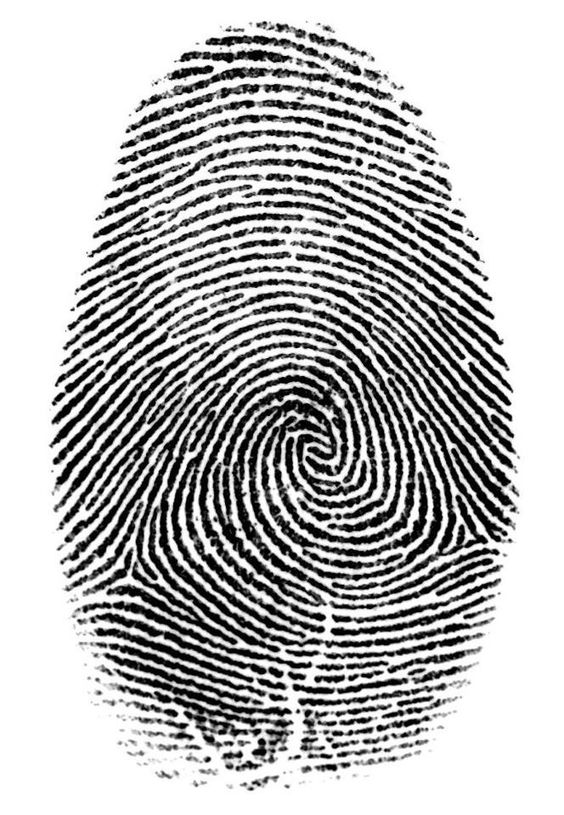
#> input picture openCV - xử lí ảnh/Lithuyet/vantay.jpg, 564 x 815 px
$ python Enrode_phepcoimage.py
#> lines starting #> are read from the running program, lines starting #| are printed output that depends on the picture
import cv2
import numpy as np


img = cv2.imread('vantay.jpg')
#> img is the input picture: shape (815, 564, 3); min 0, max 255, mean 184.2
cv2.imshow('original' , img)
matrix_b = np.ones((3,3) , np.uint8)
# print(matrix_b)
# tham số img là ảnh cần co , matix b là nhân quét , iterations là sự lặp lại n lần phép co
img2 = cv2.erode(img , (matrix_b) , iterations = 1)
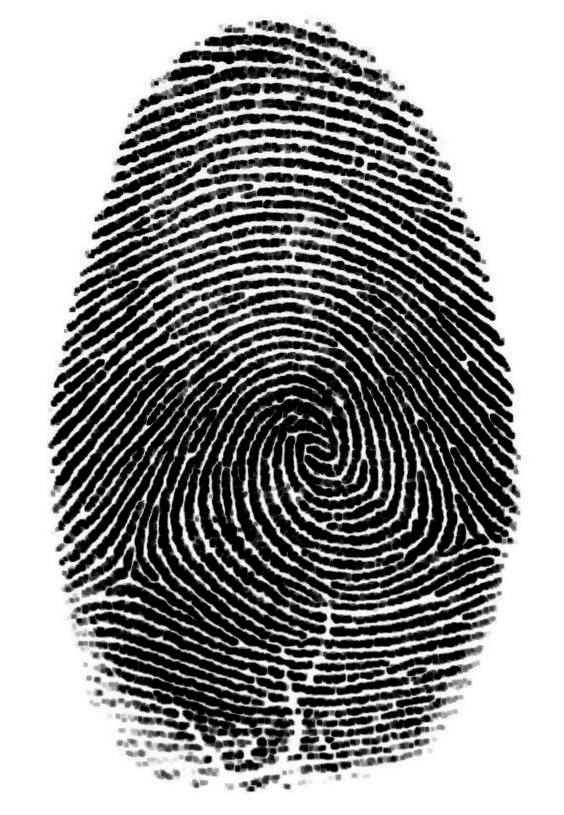
#> img2: shape (815, 564, 3); min 0, max 255, mean 150
cv2.imshow('image' , img2)


if cv2.waitKey(0)==ord('q'):
#> (key q is pressed here)
	cv2.destroyAllWindows()
